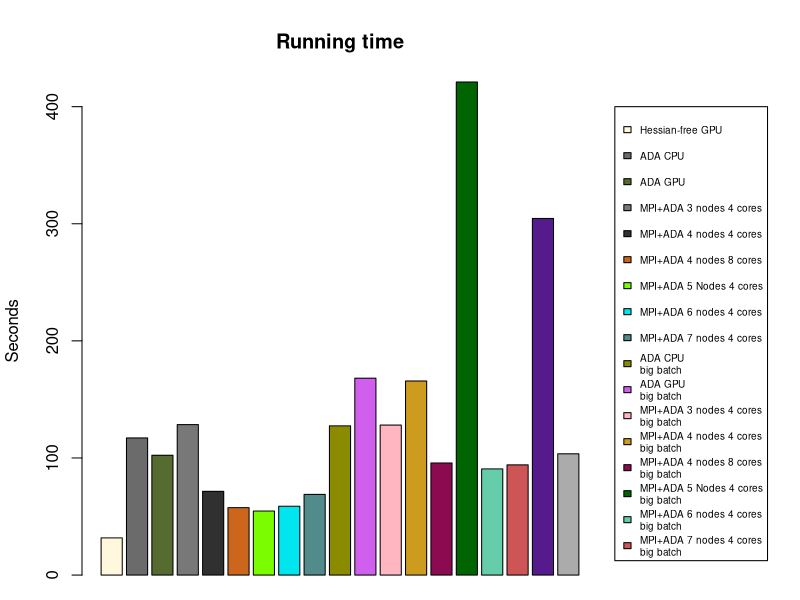
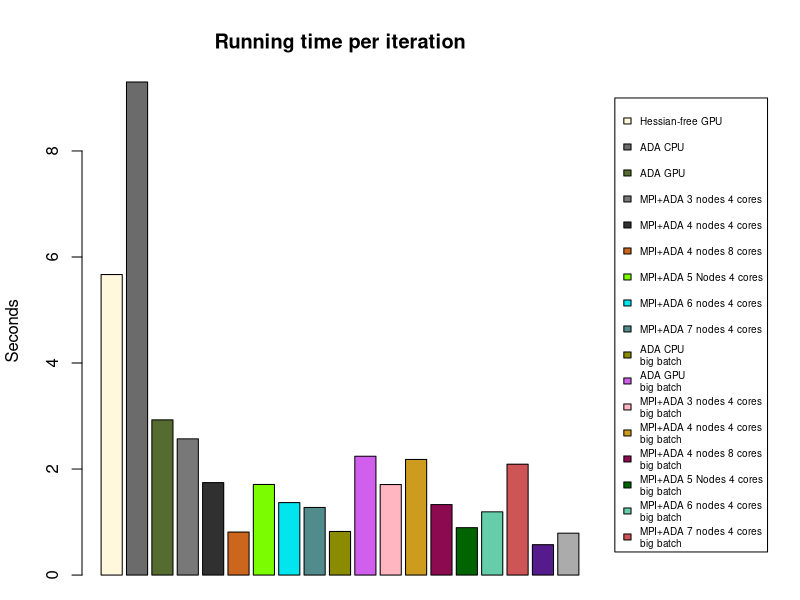
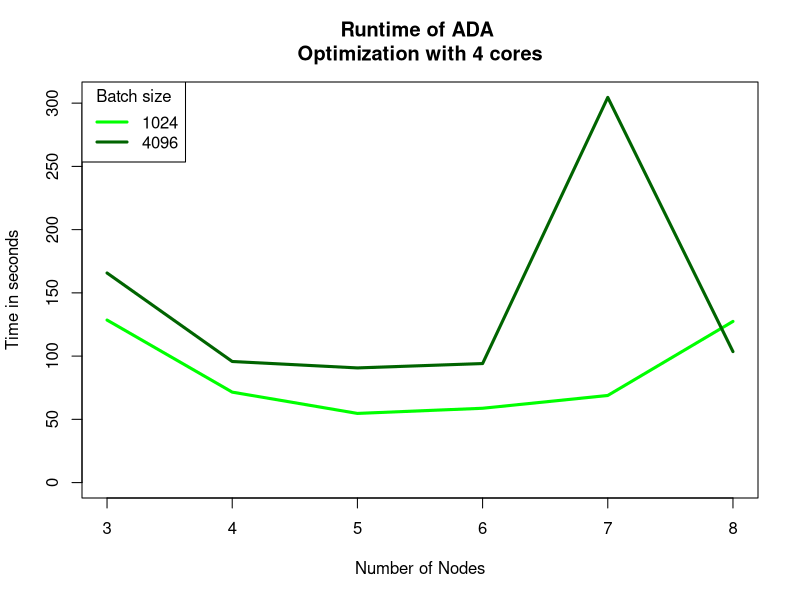
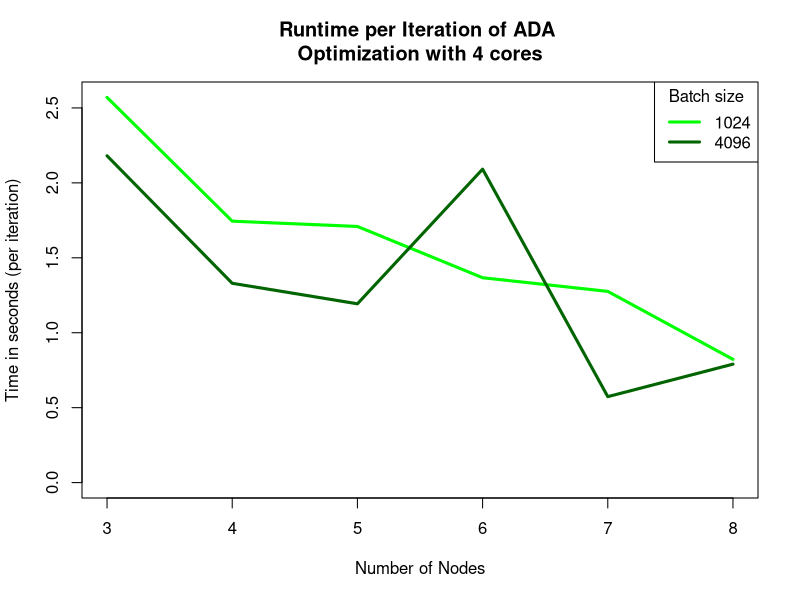

R code for these plots, in order:
plotTimes = function(data, labels){
  plot(data[1,], pch = 16, col = 1:ncol(data), ylim = c(0, max(data)), 
       xaxt = "n", xlab = "", ylab = "Time in seconds", xlim = c(0.5,ncol(data)+.5), 
       main = "Average Running Time with 95% CI" )
  axis(side = 1, at = 1:ncol(data), labels = labels, tick = F, las = 2)
  for (i in 1:ncol(data)){
    if (i < ncol(data)){abline(v = i+.5, lty = 2)}
    segments(i,data[2,i],i,data[3,i], col = i)
    segments(i-.02,data[2:3,i],i+.02,data[2:3,i], col = i)
  }
}

# Figure 1 (time until convergence)

hess = c(36.7705330849, 40.8134579659, 30.7013020515, 30.7084610462, 27.9912378788, 32.4583690166, 32.423830986, 32.7279911041, 29.1763651371, 30.2343609333, 31.1755859852, 32.7965919971, 27.9905948639, 29.830283165, 30.0658519268, 36.020111084, 29.293243885, 29.3104069233, 29.4974980354, 32.6336672306, 31.5671169758, 31.8110649586, 44.7567741871, 35.8124980927, 29.3117141724, 29.445168972, 36.4843299389, 27.869538784, 37.7073988914 , 36.1895840168, 27.562016964, 26.9184501171, 30.9687809944, 27.565570116, 26.0636160374, 29.935836792, 29.1046249866, 28.483631134, 30.4000070095, 29.424945116, 47.326941967, 27.9466600418, 31.4740049839, 23.681566, 29.9285681248, 28.4917099476, 25.6063570976, 31.7247228622, 27.9845449924, 42.1240811348, 26.9783420563, 29.4615120888, 38.4782221317, 30.3626039028, 30.5635900497, 29.5388019085, 35.8142380714, 29.1841518879, 44.0196020603, 35.7132070065, 31.4251890182, 27.636906147, 37.33061409, 29.5162479877, 27.6029720306, 27.6011309624, 34.7988889217, 30.9964210987, 30.7129850388, 27.3245060444, 29.6513118744, 35.2752830982, 32.2567999363, 28.2544419765, 29.1040530205, 27.9447622299, 33.2662549019, 30.2134070396, 31.2737631798, 32.4858360291, 29.9900941849, 32.8325059414, 34.9779760838, 34.1400580406, 26.3196659088, 33.1836740971, 34.5855379105, 42.6495320797, 28.9761240482, 29.3485779762, 37.6159031391, 42.8580520153, 27.6141171455, 29.2168259621, 27.0530879498, 32.8354289532, 27.9998650551, 36.4524850845, 33.5226078033, 31.4912500381)
hess = mean(hess)
ada_gpu = 102.309973001
ada_cpu = 117.10699296
mpi3n4c = 128.506565809
mpi4n4c = 71.5182712078
mpi4n8c = 57.5800118446
mpi5n4c = 54.687912941
mpi6n4c = 58.7733278275
mpi7n4c = 68.8883149624
mpi8n4c = 127.44204998
big_gpu = 128.102043867 #75
big_cpu = 168.119750977 #75
big3n4c = 165.719032049 #76
big4n4c = 95.7436389923 #72
big4n8c = 421.072537184 #471
big5n4c = 90.6643800735 #76
big6n4c = 94.1150431633 #45
big7n4c = 304.533075809 #531
big8n4c = 103.547483921 #131
times = c(hess, ada_cpu,ada_gpu,mpi3n4c,mpi4n4c,mpi4n8c,mpi5n4c,mpi6n4c,mpi7n4c,mpi8n4c, big_cpu, big_gpu, big3n4c, big4n4c, big4n8c, big5n4c, big6n4c, big7n4c, big8n4c)

sampCol = sample(colors(), length(times))

png("images/plot1_timeUntilConvergence.png")
par(mar=c(1, 4.1, 4.1,10.1), xpd=TRUE)
barplot(times, col = sampCol, main = "Running time", ylab = "Seconds")
legend(length(times)+5.5,400, legend = c("Hessian-free GPU", "ADA CPU","ADA GPU","MPI+ADA 3 nodes 4 cores", "MPI+ADA 4 nodes 4 cores", "MPI+ADA 4 nodes 8 cores", "MPI+ADA 5 Nodes 4 cores", "MPI+ADA 6 nodes 4 cores", "MPI+ADA 7 nodes 4 cores", "ADA CPU\nbig batch","ADA GPU\nbig batch","MPI+ADA 3 nodes 4 cores\nbig batch", "MPI+ADA 4 nodes 4 cores\nbig batch", "MPI+ADA 4 nodes 8 cores\nbig batch", "MPI+ADA 5 Nodes 4 cores\nbig batch", "MPI+ADA 6 nodes 4 cores\nbig batch", "MPI+ADA 7 nodes 4 cores\nbig batch"), fill = sampCol, cex = .6, y.intersp = 1.5)
dev.off()

# Figure 2 (time with fixed number of intervals)
hess = 5669.19178391/1000
ada_cpu = 102.309973001/11
ada_gpu = 117.10699296/40
mpi3n4c = 128.506565809/50
mpi4n4c = 71.5182712078/41
mpi4n8c = 57.5800118446/71
mpi5n4c = 54.687912941/32
mpi6n4c = 58.7733278275/43
mpi7n4c = 68.8883149624/54
mpi8n4c = 127.44204998/155
big_gpu = 128.102043867/75
big_cpu = 168.119750977/75
big3n4c = 165.719032049/76
big4n4c = 95.7436389923/72
big4n8c = 421.072537184/471
big5n4c = 90.6643800735/76
big6n4c = 94.1150431633/45
big7n4c = 304.533075809/531
big8n4c = 103.547483921/131
times = c(hess, ada_cpu,ada_gpu,mpi3n4c,mpi4n4c,mpi4n8c,mpi5n4c,mpi6n4c,mpi7n4c,mpi8n4c, big_cpu, big_gpu, big3n4c, big4n4c, big4n8c, big5n4c, big6n4c, big7n4c, big8n4c)


png("images/plot2_timeWithFixedIterations.png")
par(mar=c(1, 4.1, 4.1,10.1), xpd=TRUE)
barplot(times, col = sampCol, main = "Running time per iteration", ylab = "Seconds")
legend(length(times)+5.5,9, legend = c("Hessian-free GPU", "ADA CPU","ADA GPU","MPI+ADA 3 nodes 4 cores", "MPI+ADA 4 nodes 4 cores", "MPI+ADA 4 nodes 8 cores", "MPI+ADA 5 Nodes 4 cores", "MPI+ADA 6 nodes 4 cores", "MPI+ADA 7 nodes 4 cores", "ADA CPU\nbig batch","ADA GPU\nbig batch","MPI+ADA 3 nodes 4 cores\nbig batch", "MPI+ADA 4 nodes 4 cores\nbig batch", "MPI+ADA 4 nodes 8 cores\nbig batch", "MPI+ADA 5 Nodes 4 cores\nbig batch", "MPI+ADA 6 nodes 4 cores\nbig batch", "MPI+ADA 7 nodes 4 cores\nbig batch"), fill = sampCol, cex = .6, y.intersp = 1.5)
dev.off()

## Plots per node
# Total time
n = c(3:8)
ada_n = c(128.506565809, 71.5182712078, 54.687912941, 58.7733278275, 68.8883149624, 127.44204998)
big_n = c(165.719032049,95.7436389923,90.6643800735, 94.1150431633, 304.533075809, 103.547483921)

png("images/plot3_ADAperNode_time.png")
plot(n, ada_n, type = "l", col = "green", lwd = 3, ylim = c(0, max(ada_n, big_n)), xlab = "Number of Nodes", ylab = "Time in seconds", main = "Runtime of ADA \nOptimization with 4 cores")
lines(n, big_n, col = "dark green", lwd = 3)
legend("topleft", legend = c(1024, 4096), col = c("green", "dark green"), lwd = 3, lty = 1, title = "Batch size")
dev.off()

## Time per iteration
ada_n = c(128.506565809/50, 71.5182712078/41, 54.687912941/32, 58.7733278275/43, 68.8883149624/54, 127.44204998/155)
big_n = c(165.719032049/76, 95.7436389923/72, 90.6643800735/76, 94.1150431633/45, 304.533075809/531, 103.547483921/131)

png("images/plot4_ADAperNode_timePerIteration.png")
plot(n, ada_n, type = "l", col = "green", lwd = 3, ylim = c(0, max(ada_n, big_n)), xlab = "Number of Nodes", ylab = "Time in seconds (per iteration)", main = "Runtime per Iteration of ADA \nOptimization with 4 cores")
lines(n, big_n, col = "dark green", lwd = 3)
legend("topright", legend = c(1024, 4096), col = c("green", "dark green"), lwd = 3, lty = 1, title = "Batch size")
dev.off()


